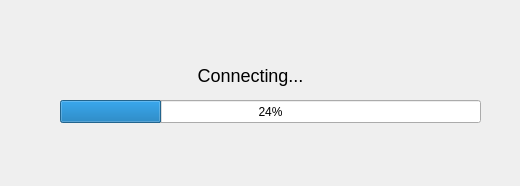
<?xml version="1.0" encoding="UTF-8"?>
<ui version="4.0">
 <class>Dialog</class>
 <widget class="QDialog" name="Dialog">
  <property name="geometry">
   <rect>
    <x>0</x>
    <y>0</y>
    <width>520</width>
    <height>186</height>
   </rect>
  </property>
  <property name="windowTitle">
   <string>sensor status</string>
  </property>
  <widget class="QLabel" name="label">
   <property name="geometry">
    <rect>
     <x>60</x>
     <y>60</y>
     <width>381</width>
     <height>31</height>
    </rect>
   </property>
   <property name="font">
    <font>
     <pointsize>-1</pointsize>
    </font>
   </property>
   <property name="accessibleName">
    <string>0</string>
   </property>
   <property name="styleSheet">
    <string notr="true">font-size:18px</string>
   </property>
   <property name="frameShadow">
    <enum>QFrame::Plain</enum>
   </property>
   <property name="text">
    <string>Connecting...</string>
   </property>
   <property name="alignment">
    <set>Qt::AlignCenter</set>
   </property>
  </widget>
  <widget class="QProgressBar" name="pair_bar">
   <property name="geometry">
    <rect>
     <x>60</x>
     <y>100</y>
     <width>421</width>
     <height>23</height>
    </rect>
   </property>
   <property name="value">
    <number>24</number>
   </property>
  </widget>
 </widget>
 <resources/>
 <connections/>
</ui>
